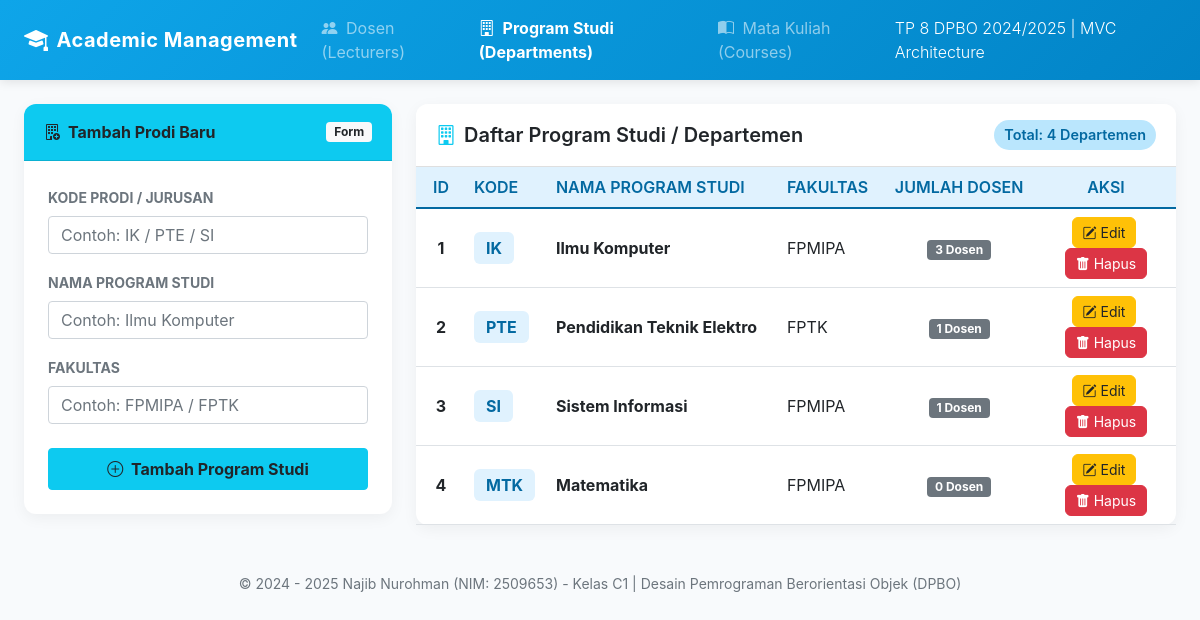
Page /Project/department.php on the committed database.
### tables this page shows
CREATE TABLE `departments` (
  `id` INT AUTO_INCREMENT PRIMARY KEY,
  `code` VARCHAR(20) NOT NULL UNIQUE,
  `name` VARCHAR(100) NOT NULL,
  `faculty` VARCHAR(100) NOT NULL
);

### Project/controllers/DepartmentController.php (called while the page is built, shortened)
<?php
require_once "models/Department.php";
require_once "views/DepartmentView.php";
class DepartmentController {
    private $department;
    private $view;
    public function __construct() {
        $this->department = new Department(Config::$hostname, Config::$username, Config::$password, Config::$dbname);
        $this->view = new DepartmentView();
    }
    public function index() {
        $this->department->open();
        $this->department->getDepartments();
        $departments = [];
        while ($row = $this->department->getResult()) {
            $departments[] = $row;
        }
        $this->view->render($departments);
    }
}
?>

### Project/models/DB.php (called while the page is built, shortened)
<?php
class DB {
    private $hostname;
    private $username;
    private $password;
    private $dbname;
    private $conn;
    function __construct($hostname, $username, $password, $dbname) {
        $this->hostname = $hostname;
        $this->username = $username;
        $this->password = $password;
        $this->dbname = $dbname;
    }
    function open() {
        $this->conn = mysqli_connect($this->hostname, $this->username, $this->password, $this->dbname);
    }
    function execute($query) {
        $this->result = mysqli_query($this->conn, $query);
        return $this->result;
    }
}
?>

### Project/models/Department.php (called while the page is built, shortened)
<?php
require_once "DB.php";
class Department extends DB {
    function getDepartments() {
        $query = "SELECT departments.*, COUNT(lecturers.id) AS total_lecturers
                  FROM departments
                  LEFT JOIN lecturers ON departments.id = lecturers.department_id
                  GROUP BY departments.id
                  ORDER BY departments.id ASC";
        return $this->execute($query);
    }
}
?>

### Project/views/DepartmentView.php (the view, shortened to what this page needs)
<?php
class DepartmentView {
    public function render($departments, $editData = null) {
        $tableContent = "";
        foreach ($departments as $row) {
            $lecturerBadge = '<span class="badge bg-secondary">' . ($row['total_lecturers'] ?? 0) . ' Dosen</span>';
            $tableContent .= '<tr>
                <td class="text-center fw-bold">' . $row['id'] . '</td>
                <td><span class="badge-dept fw-bold">' . htmlspecialchars($row['code']) . '</span></td>
                <td><span class="fw-bold text-dark">' . htmlspecialchars($row['name']) . '</span></td>
                <td>' . htmlspecialchars($row['faculty']) . '</td>
                <td class="text-center">' . $lecturerBadge . '</td>
                <td class="text-center">
                    <a href="department.php?action=edit&id=' . $row['id'] . '" class="btn btn-warning btn-action text-dark me-1" title="Edit">
                        <i class="bi bi-pencil-square"></i> Edit
                    </a>
                    <a href="department.php?action=delete&id=' . $row['id'] . '" class="btn btn-danger btn-action" onclick="return confirm(\'Perhatian: Menghapus program studi ini akan mengubah program studi dosen terkait menjadi belum ditentukan. Yakin ingin menghapus?\')" title="Hapus">
                        <i class="bi bi-trash-fill"></i> Hapus
                    </a>
                </td>
            </tr>' . "\n";
        }
    }
}
?>

### rows in the picture
departments: id "1", code "IK", name "Ilmu Komputer", faculty "FPMIPA", total_lecturers "3"
departments: id "2", code "PTE", name "Pendidikan Teknik Elektro", faculty "FPTK", total_lecturers "1"
departments: id "3", code "SI", name "Sistem Informasi", faculty "FPMIPA", total_lecturers "1"
departments: id "4", code "MTK", name "Matematika", faculty "FPMIPA", total_lecturers "0"
